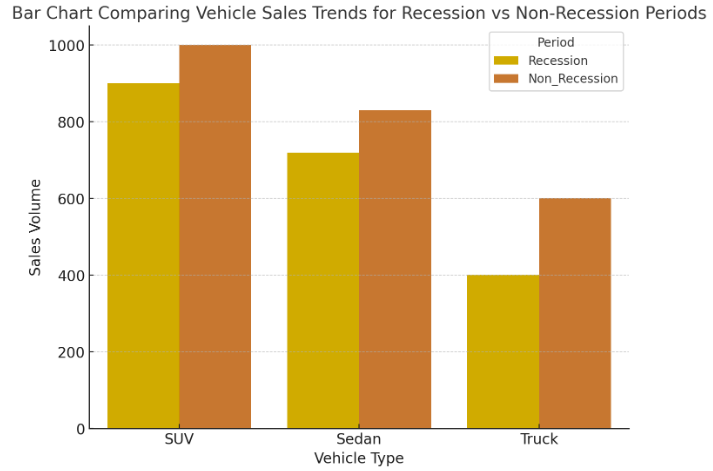

Write Python code to recreate this figure.
import seaborn as sns

# Sample data for vehicle sales trends during recession and non-recession periods
data = {
    'Vehicle_Type': ['SUV', 'Sedan', 'Truck'],
    'Recession': [900, 720, 400],
    'Non_Recession': [1000, 830, 600]
}

# Create DataFrame
df = pd.DataFrame(data)

# Melt the DataFrame to long format for seaborn
df_melted = pd.melt(df, id_vars='Vehicle_Type', var_name='Period', value_name='Sales')

# Create bar plot
plt.figure(figsize=(8, 6))
sns.barplot(x='Vehicle_Type', y='Sales', hue='Period', data=df_melted)

# Add title and labels
plt.title('Bar Chart Comparing Vehicle Sales Trends for Recession vs Non-Recession Periods', fontsize=14)
plt.xlabel('Vehicle Type', fontsize=12)
plt.ylabel('Sales Volume', fontsize=12)

# Show the plot
plt.show()
